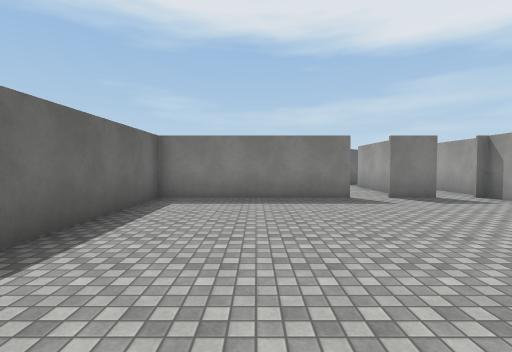
[1] (above)

21 first-person views from a walk through a Unity game level. The camera is 1.5 m above the floor, tilts 2° down and sees 85° across. Doors are open. The floor is counted in squares, 2 m on a side. Each view is taken from the middle of a square. On the plan, view 1 faces up. The plan holds only what a view shows up to about 10 squares ahead; the rest is blank. The place goes on beyond the plan. The player is left out. Surface patterns are stand-ins for the level's own textures.

[2]
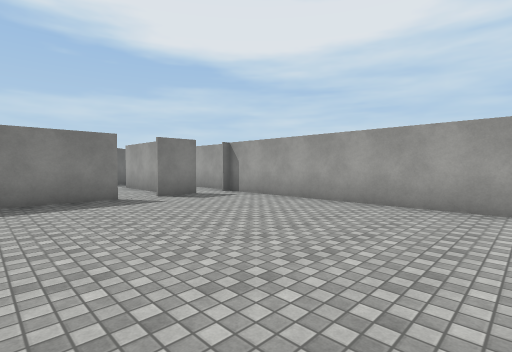

[3]
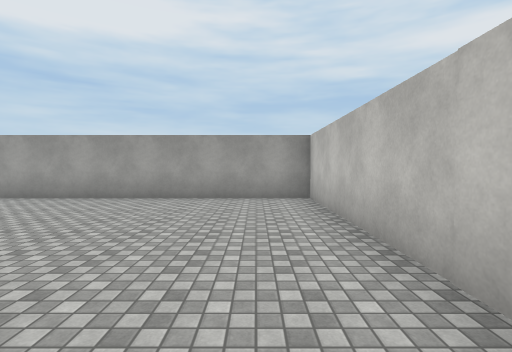

[4]
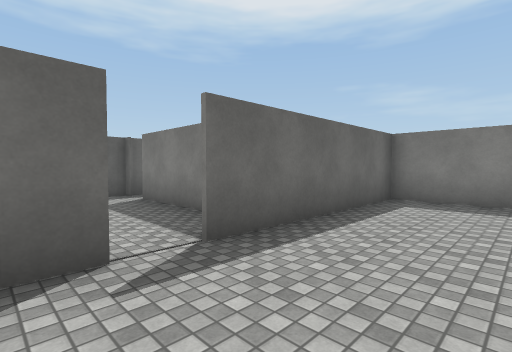

[5]
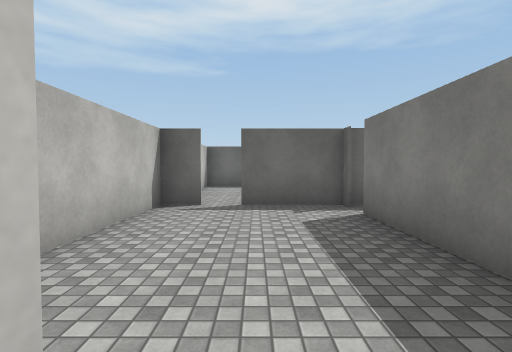

[6]
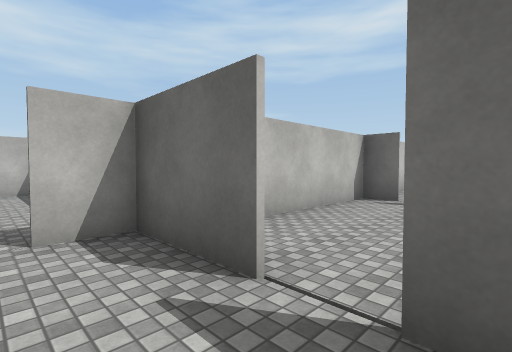

[7]
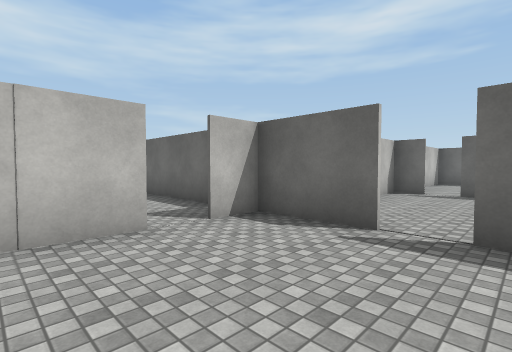

[8]
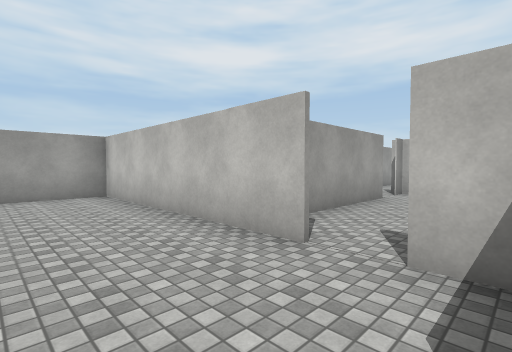

[9]
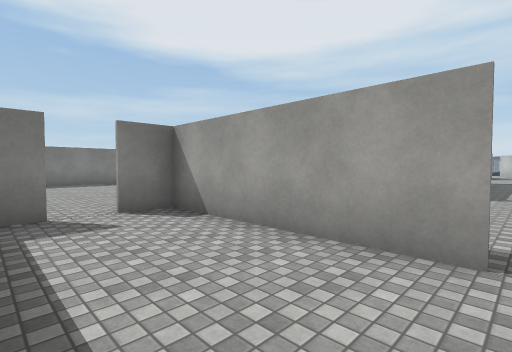

[10]
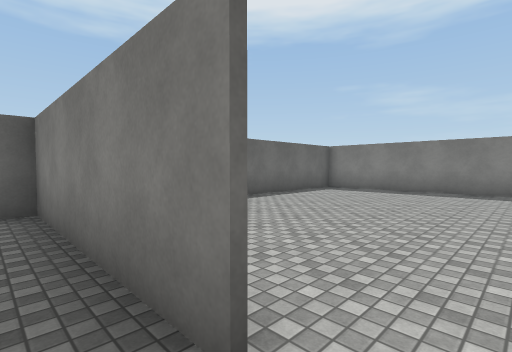

[11]
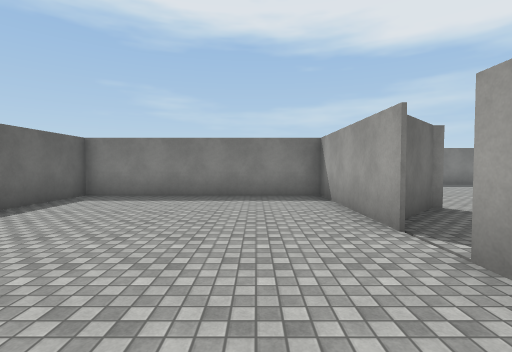

[12]
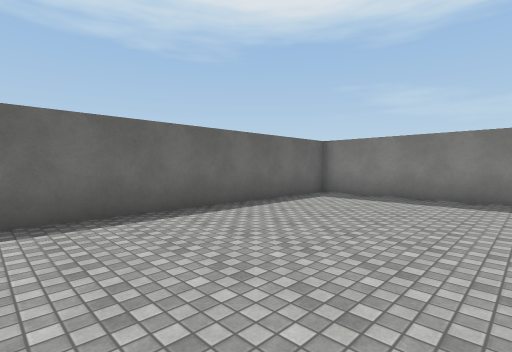

[13]
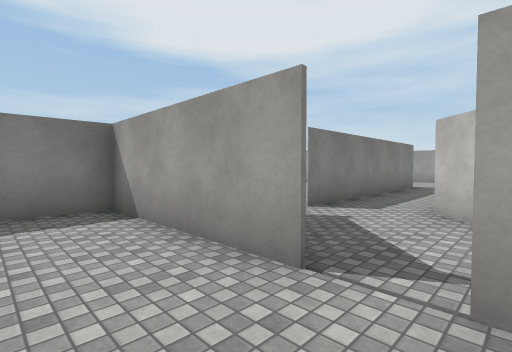

[14]
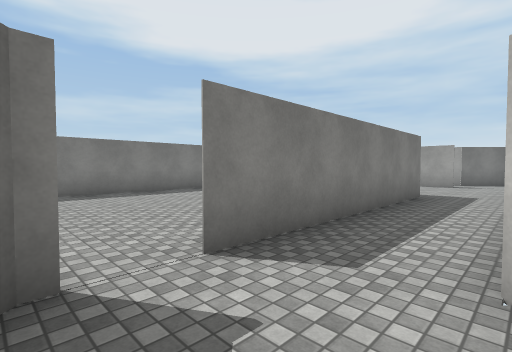

[15]
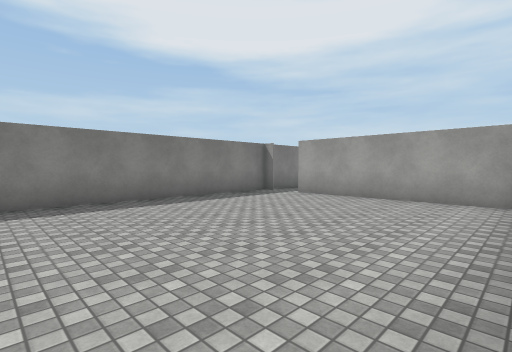

[16]
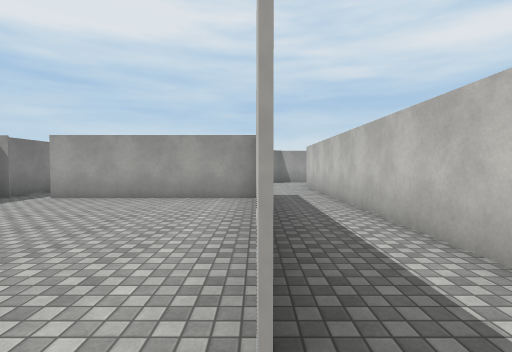

[17]
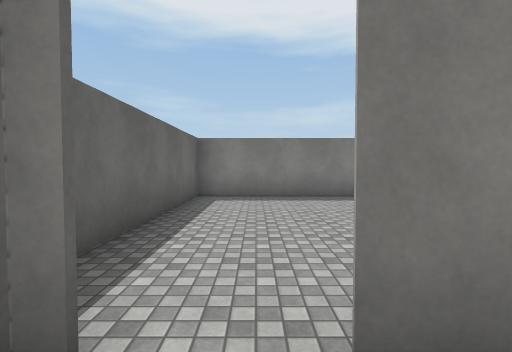

[18]
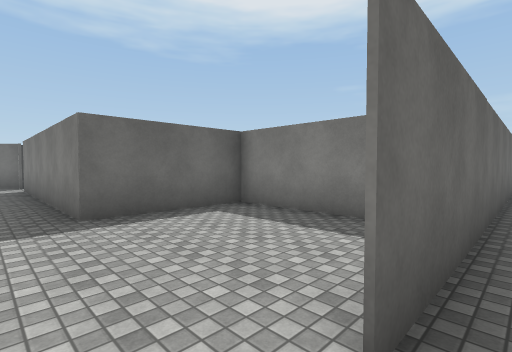

[19]
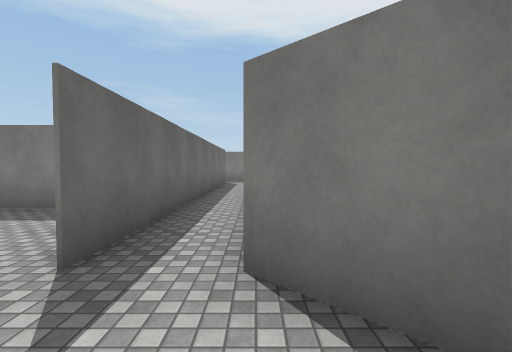

[20]
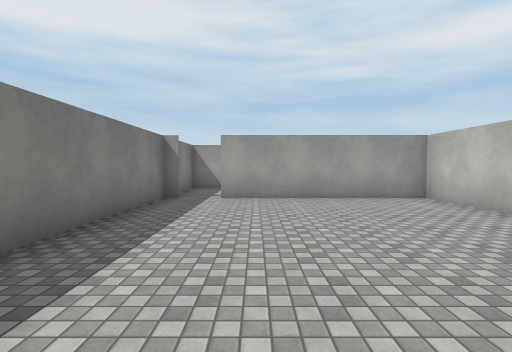

[21]
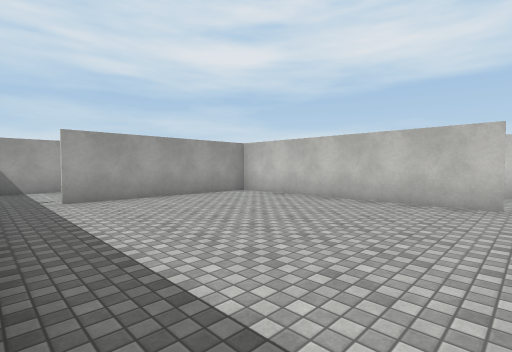

### Floor plan
Key: @ floor where view 1 was taken; # wall or solid block; . floor.
Columns run from 7 left of view 1 to 19 right of it. Each row starts with its distance up from view 1.
 20            #############
 19            #........#..#
 18            #...........#
 17            #........#..##
 16     ########........#####
 15     #......#........#...#
 14     #......#........#...#
 13     #......##.#######...###
 12     #......#..............#
 11     #.........########## .
 10     #......#.##
  9     #......#.#
  8     #......#.#
  7     ######.#.#
  6      #.......#
  5      #.......#
  4      #.......#
  3 ######.......#
  2 #....#.......#
  1 #............#
  0 #....#.@.....#
 -1 ######.#######
 -2      ...#
 -3     #...#
 -4     #...#
 -5     #...#   ....
 -6     #...........

Positions as (right, up) in squares from view 1, and headings:
1: (0, 0), facing up
2: (0, 0), facing up-right
3: (-1, 0), facing right
4: (0, 0), facing up-left
5: (-2, 1), facing left
6: (-1, 2), facing down-left
7: (1, 2), facing down-left
8: (-2, 1), facing down-right
9: (-2, -6), facing up-right
10: (3, 6), facing up-left
11: (2, 8), facing up
12: (2, 8), facing up-left
13: (2, 10), facing up-right
14: (5, 11), facing up-right
15: (6, 13), facing up-right
16: (6, 13), facing right
17: (6, 12), facing up
18: (17, 12), facing up-left
19: (18, 11), facing up
20: (6, 17), facing right
21: (6, 19), facing down-right
